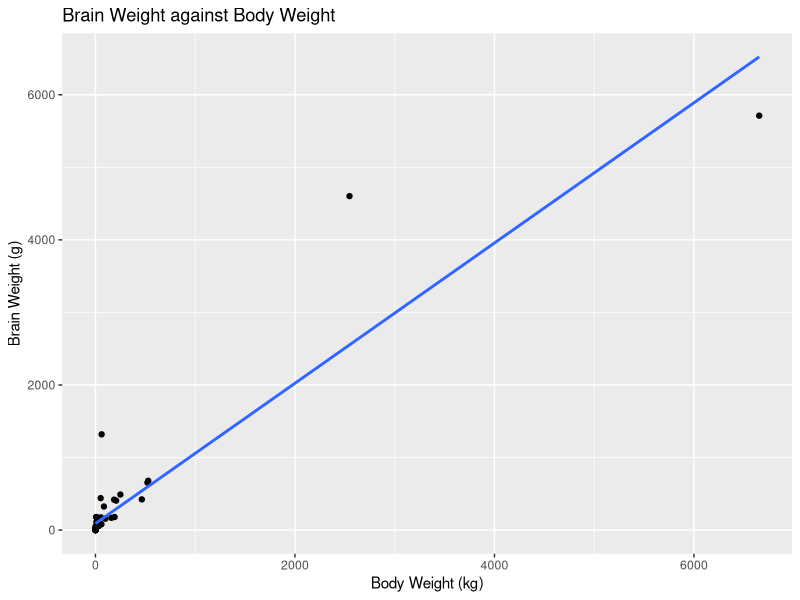
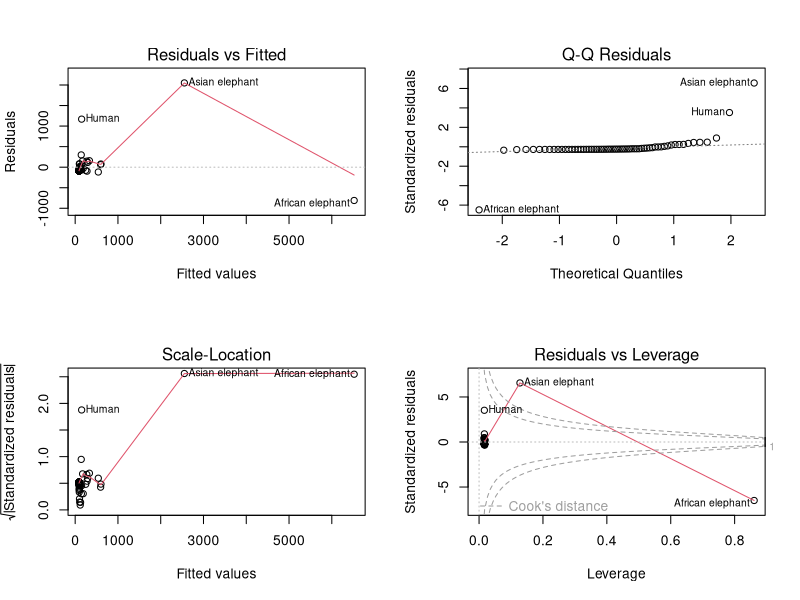

Generate these figures, in order, with R: (Note: this script raises an error after producing the figures.)
## ---- chunk 1
#?mammals
library(tidyverse)
library(MASS)
## ---- chunk 2
Data<-mammals
## ---- chunk 3
ggplot(Data, aes(x=body,y=brain))+
  geom_point()+
  geom_smooth(method="lm",se=FALSE)+
  labs(x="Body Weight (kg)", y="Brain Weight (g)", title="Brain Weight against Body Weight")
## ---- chunk 4
result<-lm(brain~body,data=Data)
par(mfrow=c(2,2))
plot(result)
## ---- chunk 5
boxcox(result)
## ---- chunk 6
ystar<-log(Data$brain)
Data<-data.frame(Data,ystar)
ggplot(Data, aes(x=body,y=ystar))+
  geom_point()+
  geom_smooth(method="lm",se=FALSE)+
  labs(x="Body Weight (kg)", y="Log Transformation of Brain Weight", title="Ystar against Body Weight")
## ---- chunk 7
result.ystar<-lm(ystar~body,data=Data)
par(mfrow=c(2,2))
plot(result.ystar)
## ---- chunk 8
xstar<-log(Data$body)
ggplot(Data, aes(x=xstar,y=ystar))+
  geom_point()+
  geom_smooth(method="lm", se=FALSE)+
  labs(x="XStar",y="YStar",title="YStar against XStar")
## ---- chunk 9
result.xstar<-lm(ystar~xstar)
par(mfrow=c(2,2))
plot(result.xstar)
## ---- chunk 10
summary(result.xstar)
